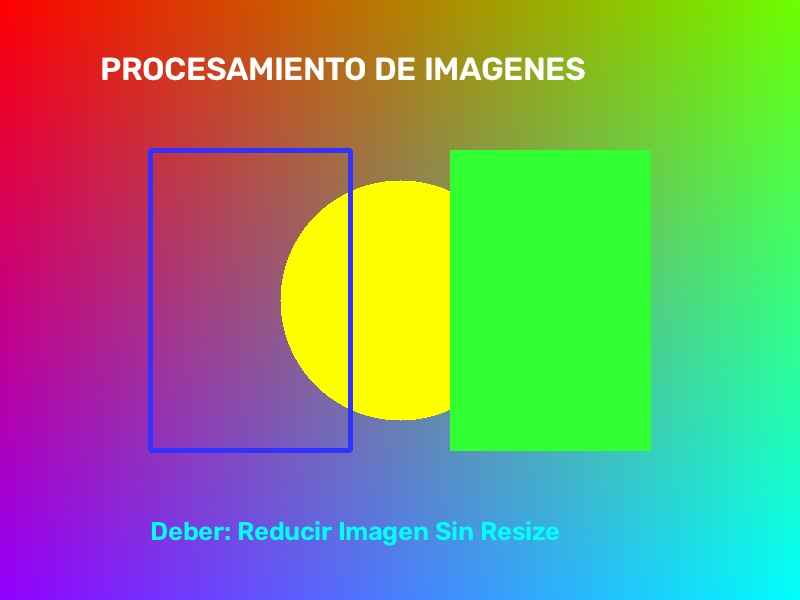
#> input picture codigo/imagen_ejemplo.jpg, 800 x 600 px
$ python -i fourier_filtros.py   (imports and definitions only)
#> lines starting #> are read from the running program, lines starting #| are printed output that depends on the picture; after the words box and inside, x2 and y2 are one past the last pixel; in counts of white or black regions, pixels touching at a corner belong together
#> further down, picture is the input picture: shape (600, 800, 3); mean B, G, R 112.5, 148.6, 128.4
"""
=============================================================================
PROCESAMIENTO DIGITAL DE IMÁGENES - INTELIGENCIA ARTIFICIAL
Tema: Filtrado en el Dominio de la Frecuencia con Transformada de Fourier 2D
Filtros: Pasa Bajos (Mitigación de Ruido) y Pasa Altos (Bordes y Detalles)
Método: Declaración de Matriz de Ceros y Multiplicación de Matrices en Frecuencia
=============================================================================
"""

import os
import sys
import numpy as np
import cv2
import matplotlib.pyplot as plt
from skimage.util import random_noise


# =============================================================================
# 1. FUNCIÓN DE RUIDO DE BIBLIOTECA (imnoise)
# =============================================================================
# [7 lines left out: function imnoise, not called in this run]


# =============================================================================
# 2. DECLARACIÓN DE LA MATRIZ DE CEROS Y CONSTRUCCIÓN DEL FILTRO H(u, v)
# =============================================================================
def declarar_matriz_filtro(alto: int, ancho: int, radio_corte: float = 40.0, tipo: str = 'pasa_bajos') -> np.ndarray:
    """
    PASO 1 Y 2: DECLARAR LA MATRIZ DE CEROS Y CREAR LA MÁSCARA DEL FILTRO.

    Parámetros:
    -----------
    alto, ancho : int
        Dimensiones exactas de la imagen a procesar.
    radio_corte : float (D0)
        Frecuencia de corte radial desde el centro del espectro.
    tipo : str
        'pasa_bajos' (Low-Pass Filter) o 'pasa_altos' (High-Pass Filter).

    Retorna:
    --------
    H : np.ndarray
        Matriz 2D de dimensiones (alto, ancho) con ceros y unos normalizados [0.0, 1.0].
    """
    # 1. DECLARAR MATRIZ DE CEROS DEL MISMO TAMAÑO
    H = np.zeros((alto, ancho), dtype=np.float32)

    # Coordenadas del centro del espectro centrado (u_0, v_0)
    centro_y = alto // 2
    centro_x = ancho // 2

    # Matriz de distancias euclidianas D(u, v) desde el centro:
    # D(u, v) = sqrt((u - M/2)^2 + (v - N/2)^2)
    y, x = np.ogrid[:alto, :ancho]
    distancia = np.sqrt((y - centro_y) ** 2 + (x - centro_x) ** 2)

    if tipo.lower() in ('pasa_bajos', 'low_pass', 'lpf', 'bajos'):
        # FILTRO PASA BAJOS IDEAL (ILPF):
        # H(u, v) = 1 si D(u, v) <= D0; 0 en el resto
        # Permite el paso de bajas frecuencias (fondo, formas suaves)
        # y bloquea altas frecuencias (ruido fino, cambios bruscos).
        H[distancia <= radio_corte] = 1.0

    elif tipo.lower() in ('pasa_altos', 'high_pass', 'hpf', 'altos'):
        # FILTRO PASA ALTOS IDEAL (IHPF):
        # H(u, v) = 1 si D(u, v) > D0; 0 en el centro
        # Bloquea frecuencias bajas continuas y resalta bordes y discontinuidades.
        H[distancia > radio_corte] = 1.0

    elif tipo.lower() in ('gaussiano_bajos', 'glpf'):
        # Filtro Pasa Bajos Gaussiano (suave, sin oscilaciones de Gibbs)
        H = np.exp(-(distancia ** 2) / (2.0 * (radio_corte ** 2)))

    elif tipo.lower() in ('gaussiano_altos', 'ghpf'):
        # Filtro Pasa Altos Gaussiano
        H = 1.0 - np.exp(-(distancia ** 2) / (2.0 * (radio_corte ** 2)))

    return H


# =============================================================================
# 3. ALGORITMO COMPLETO DE TRANSFORMADA DE FOURIER Y MULTIPLICACIÓN
# =============================================================================
def filtrar_canal_fourier(canal_2d: np.ndarray, radio_corte: float = 40.0, tipo: str = 'pasa_bajos'):
    """
    Aplica el ciclo completo de Fourier sobre una matriz 2D:
    f(x, y) -> FFT -> F(u, v) -> fftshift -> F_shift * H -> ifftshift -> iFFT -> g(x, y)

    Retorna:
    --------
    canal_filtrado : np.ndarray (uint8)
    H : np.ndarray (matriz de ceros/unos del filtro)
    espectro_orig_log : np.ndarray (espectro centrado original en escala log)
    espectro_filt_log : np.ndarray (espectro centrado tras multiplicar por H)
    """
    alto, ancho = canal_2d.shape[:2]

    # 1. Transformada Rápida de Fourier 2D (FFT)
    # Convierte la señal del dominio espacial al dominio frecuencial complejo
    F = np.fft.fft2(canal_2d.astype(np.float32))

    # 2. Desplazamiento del cero de frecuencia al centro de la matriz (fftshift)
    F_shift = np.fft.fftshift(F)

    # 3. Declarar la matriz de ceros y configurar la máscara H(u, v)
    H = declarar_matriz_filtro(alto, ancho, radio_corte=radio_corte, tipo=tipo)

    # 4. MULTIPLICAR LAS MATRICES (Producto elemento a elemento en frecuencia)
    # Teorema de Convolución: f(x, y) * h(x, y) <=> F(u, v) x H(u, v)
    G_shift = F_shift * H

    # 5. Deshacer el centrado (ifftshift)
    G = np.fft.ifftshift(G_shift)

    # 6. Transformada Inversa de Fourier (iFFT) para volver al dominio espacial
    g_espacial = np.fft.ifft2(G)

    # Extraer la parte real y recortar a rango válido [0, 255]
    canal_filtrado = np.clip(np.real(g_espacial), 0, 255).astype(np.uint8)

    # Espectros de magnitud en decibelios (escala logarítmica) para visualizar
    espectro_orig_log = np.log1p(np.abs(F_shift))
    espectro_filt_log = np.log1p(np.abs(G_shift))

    return canal_filtrado, H, espectro_orig_log, espectro_filt_log


def aplicar_filtro_fourier(imagen: np.ndarray, radio_corte: float = 40.0, tipo: str = 'pasa_bajos') -> np.ndarray:
    """
    Aplica el filtro de Fourier a una imagen completa (escala de grises o BGR/RGB).
    """
#> called with radio_corte = 40, tipo = 'pasa_bajos'
    if imagen.ndim == 2:
        res, _, _, _ = filtrar_canal_fourier(imagen, radio_corte, tipo)
        return res
    else:
        # Procesar canal por canal (R, G, B)
        canales = cv2.split(imagen)
        canales_filtrados = []
        for c in canales:
            c_f, _, _, _ = filtrar_canal_fourier(c, radio_corte, tipo)
            canales_filtrados.append(c_f)
#> this loop made 3 passes
#> pass 1, in declarar_matriz_filtro, `distancia = np.sqrt((y - centro_y) ** 2 + (x - centro_x) ** 2)`:
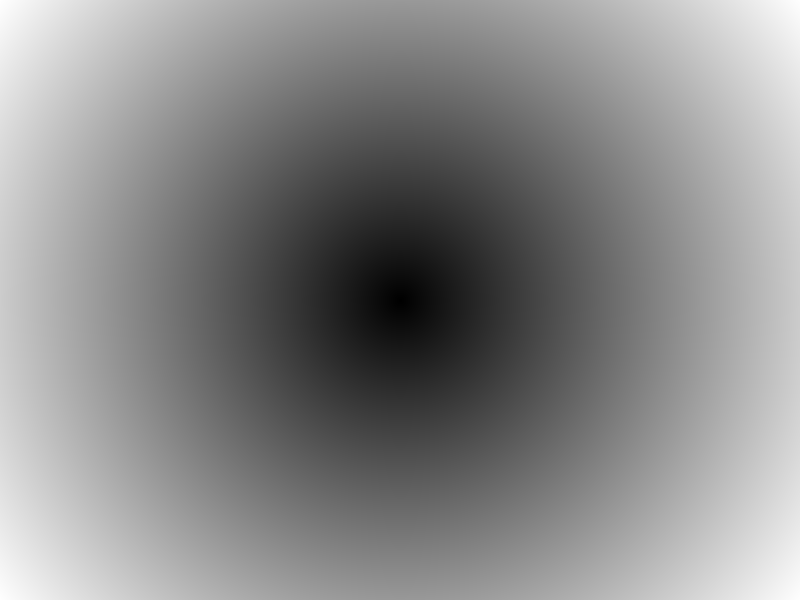
#> distancia: shape (600, 800) float64; min 0, max 500, mean 269.5; drawn with min black and max white
#> pass 1, in filtrar_canal_fourier, `H = declarar_matriz_filtro(alto, ancho, radio_corte=radio_corte, tipo=..`:
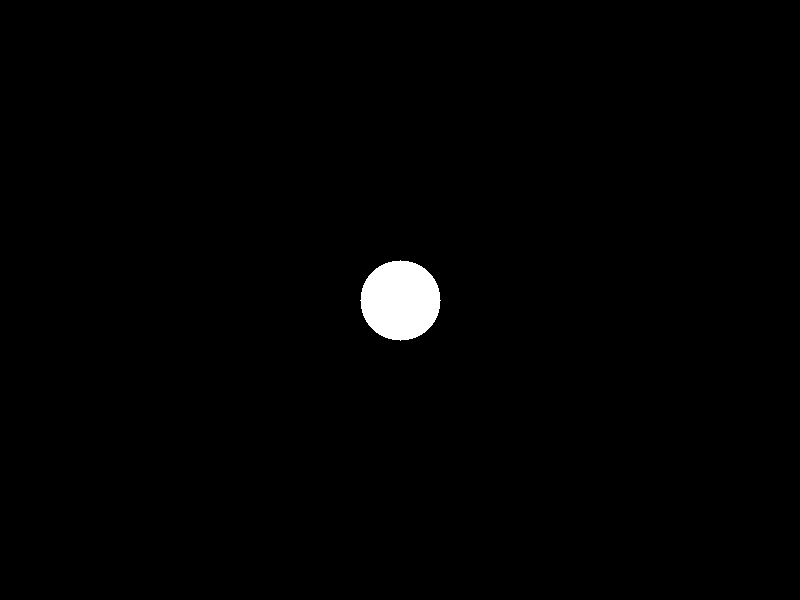
#> H: shape (600, 800) float32; values 0 (black) and 1 (white), 1% white; 1 white region, box (x1, y1, x2, y2) and area: (360, 260, 441, 341) 5025
#> pass 1, in filtrar_canal_fourier, `canal_filtrado = np.clip(np.real(g_espacial), 0, 255).astype(np.uint8)`:
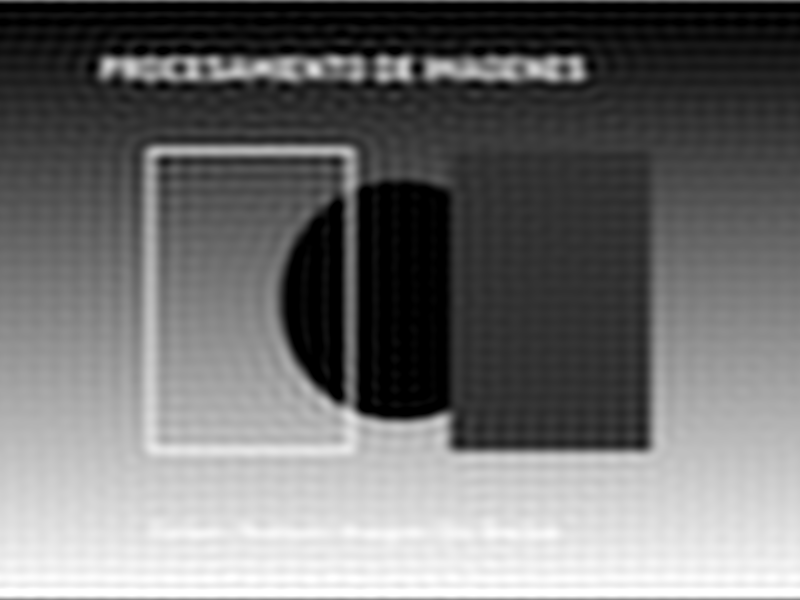
#> canal_filtrado: shape (600, 800); min 0, max 255, mean 112.3
#> pass 1, in filtrar_canal_fourier, `espectro_orig_log = np.log1p(np.abs(F_shift))`:
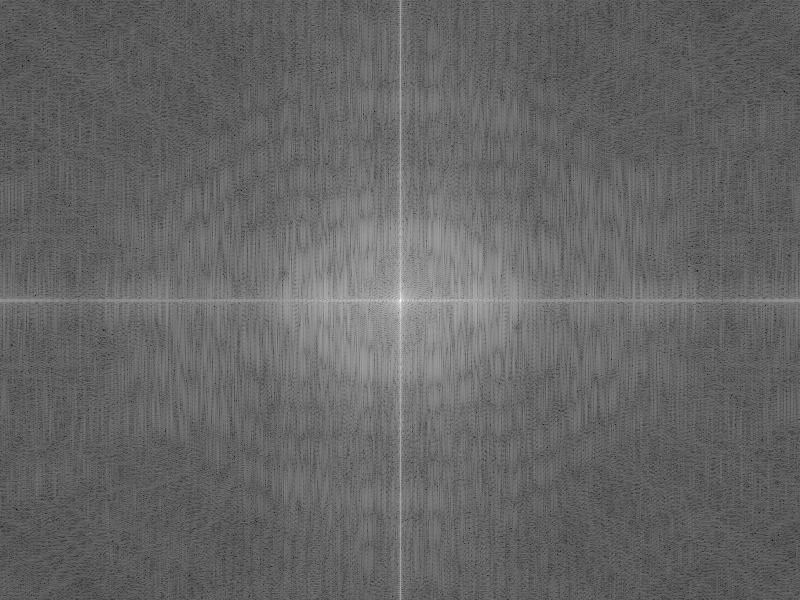
#> espectro_orig_log: shape (600, 800) float64; min 0.855, max 17.8, mean 7.65; drawn with min black and max white
#> after the loop, canales_filtrados = 3 items
        return cv2.merge(canales_filtrados)
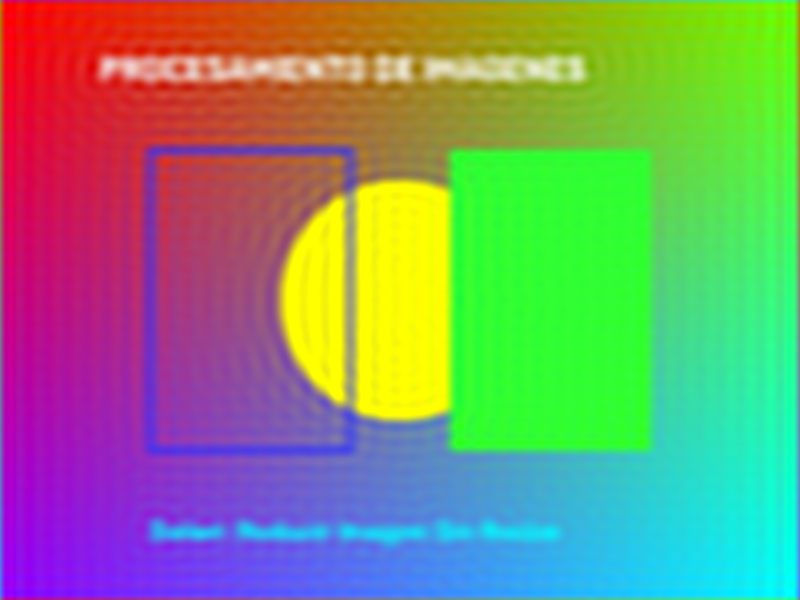
#> returned value: shape (600, 800, 3); mean of channels 0, 1, 2 112.3, 147.9, 127.6; drawn as B, G, R


# =============================================================================
# 4. DEMOSTRACIÓN VISUAL Y CIENTÍFICA
# =============================================================================
# [192 lines left out: functions demostrar_fourier, generar_comparativa_5_etapas, not called in this run]


# =============================================================================
# 5. MENÚ DE CONSOLA
# =============================================================================
# [18 lines not run here, left out]

>>> import cv2
>>> picture = cv2.imread('imagen_ejemplo.jpg')
>>> result = aplicar_filtro_fourier(picture)
